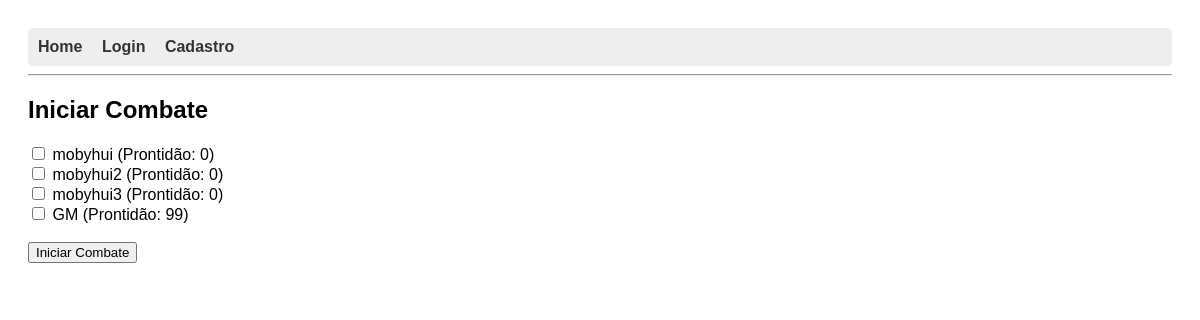
Page /combate/novo/ on the committed database.
### personagens/models.py (models this page shows, shortened)
class Personagem(models.Model):
    nome = models.CharField(max_length=100)
    usuario = models.ForeignKey(User, on_delete=models.CASCADE)
    nivel_poder = models.IntegerField(default=10)
    forca = models.IntegerField(default=0)
    vigor = models.IntegerField(default=0)
    destreza = models.IntegerField(default=0)
    agilidade = models.IntegerField(default=0)
    luta = models.IntegerField(default=0)
    inteligencia = models.IntegerField(default=0)
    prontidao = models.IntegerField(default=0)
    presenca = models.IntegerField(default=0)
    aparar = models.IntegerField(default=0)
    esquivar = models.IntegerField(default=0)
    fortitude = models.IntegerField(default=0)
    vontade = models.IntegerField(default=0)
    resistencia = models.IntegerField(default=0)
    penalidade_resistencia = models.IntegerField(default=0, blank=True)
    condicao = models.CharField(max_length=30, blank=True, default="")
    acrobacias = models.IntegerField(default=0)
    atletismo = models.IntegerField(default=0)
    combate_distancia = models.IntegerField(default=0)
    combate_corpo = models.IntegerField(default=0)
    enganacao = models.IntegerField(default=0)
    especialidade = models.IntegerField(default=0)
    furtividade = models.IntegerField(default=0)
    intimidacao = models.IntegerField(default=0)
    intuicao = models.IntegerField(default=0)
    investigacao = models.IntegerField(default=0)
    percepcao = models.IntegerField(default=0)
    persuasao = models.IntegerField(default=0)
    prestidigitacao = models.IntegerField(default=0)
    tecnologia = models.IntegerField(default=0)
    tratamento = models.IntegerField(default=0)
    veiculos = models.IntegerField(default=0)
    historia = models.IntegerField(default=0)
    sobrevivencia = models.IntegerField(default=0)

### combate/views.py (the view, shortened to what this page needs)
# urls.py: path('novo/', criar_combate, name='criar_combate'),
def criar_combate(request):
    personagens = Personagem.objects.all()
    return render(request, 'combate/criar_combate.html', {'personagens': personagens})

### combate/templates/combate/criar_combate.html (shortened to what this page needs)
{% extends 'base.html' %}
{% block content %}
  <h2>Iniciar Combate</h2>
  <form method="post">
    {% for personagem in personagens %}
      <div>
        <label>
          <input type="checkbox" name="personagens" value="{{ personagem.id }}">
          {{ personagem.nome }} (Prontidão: {{ personagem.prontidao }})
        </label>
      </div>
    {% endfor %}
    <br>
    <input type="submit" value="Iniciar Combate">
  </form>
{% endblock %}

### templates/base.html (style rules this page uses)
body { font-family: Arial, sans-serif; padding: 20px; }

### rows in the picture
Personagem: nome "mobyhui", prontidao "0"
Personagem: nome "mobyhui2", prontidao "0"
Personagem: nome "mobyhui3", prontidao "0"
Personagem: nome "GM", prontidao "99"
